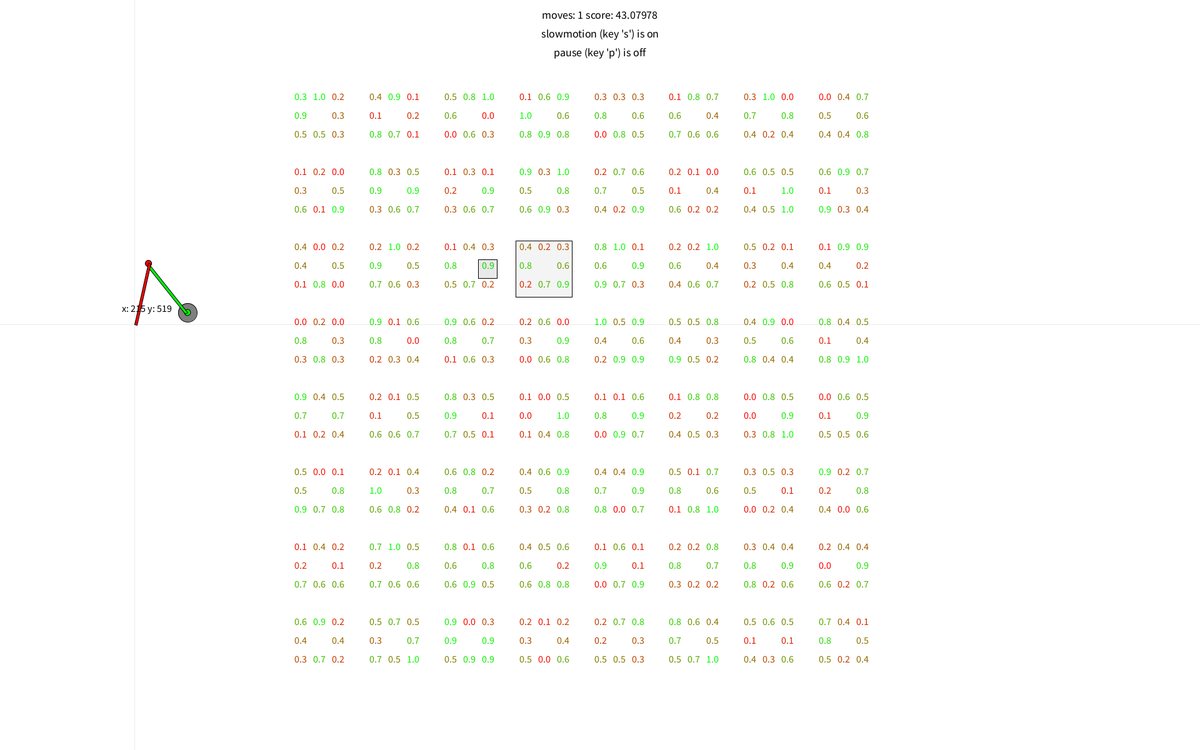
Frame 1 (no input)
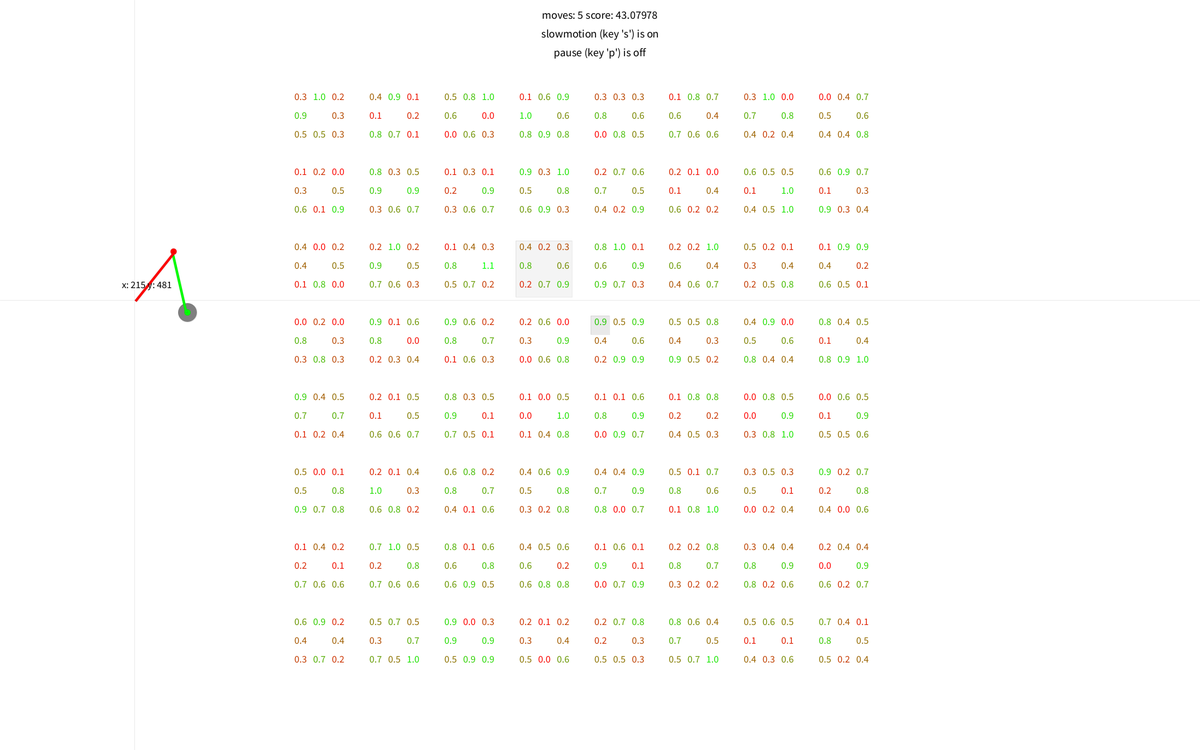
Frame 60 (the mouse pressed at the canvas centre just before this capture)
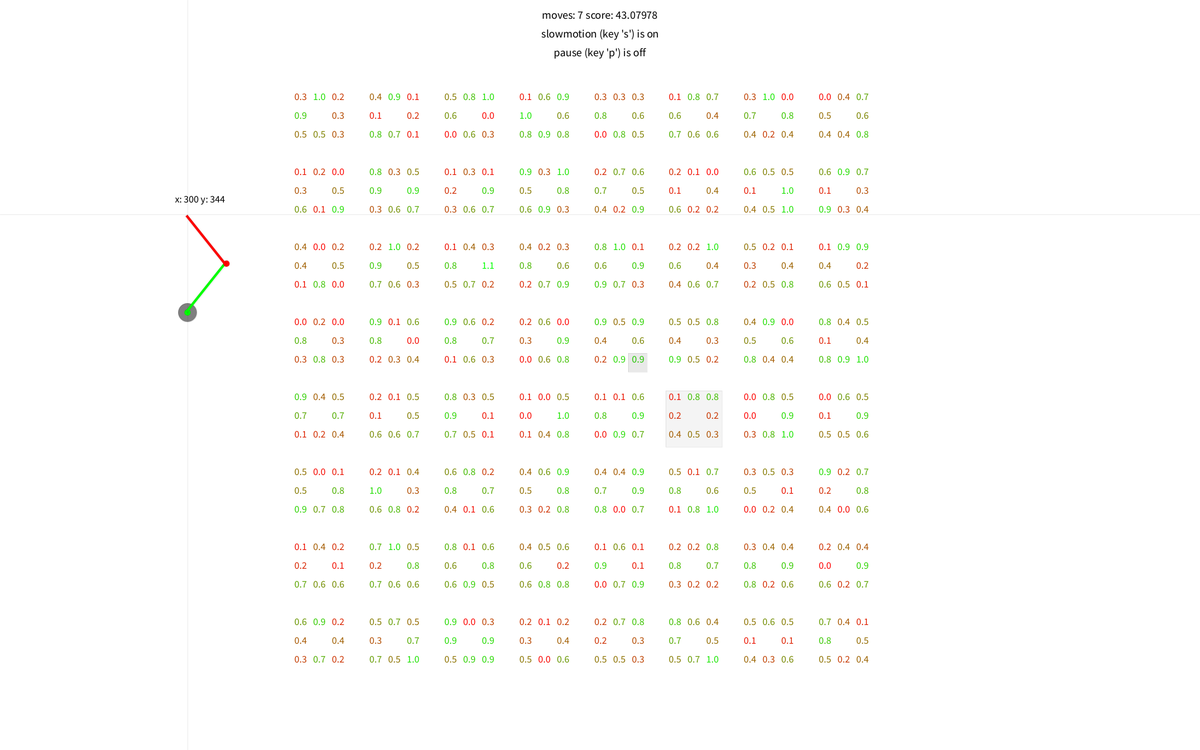
Frame 120 (the mouse held since frame 60 and released just before this capture)

The Processing sketch that drew these frames (run headless with seeded random() and noise(); from frame 60 on, the mouse is pressed at the canvas centre):

// Processing sketch: QLearning_05_ServoSimTest_TwoDimensional8x8
// ── QLearning_05_ServoSimTest_TwoDimensional8x8.pde
// https://www.practicalai.io/teaching-ai-play-simple-game-using-q-learning/

import java.util.Arrays;

QLearningArm q;
ArmSystem a;

boolean pause;
boolean slowmotion;

long t;
int interval;

void setup() {
  size(1920, 1200);

  frameRate(60);
  interval = 500;
  q = new QLearningArm();
  a = new ArmSystem(q);
  q.armsystem = a;
  pause = false;
  slowmotion = true;
  t = millis();
  a.run();

  textAlign(CENTER);
}



void draw() {
  background(255);

  // run the algorithm every interval
  if (millis() - t > interval) {
    a.run();
    t = millis();
  }
  

  // Draw the QTable
  pushMatrix();
  fill(a.scoreColor);
  ellipse(300, 500, 30, 30);
  translate(width/2, 160);
  q.draw_q_table();
  popMatrix();


  // Draw the servos
  pushMatrix();
  translate(300, 500);
  a.drawServos();
  popMatrix();
  stroke(0, 20);
  line(0, a.tip.y, width, a.tip.y);
  line(a.tip.x, 0, a.tip.x, height);
  fill(0);
  text("x: " + nf(a.tip.x, 0, -1) + " y: " + nf(a.tip.y, 0, -1), a.tip.x+20, a.tip.y-20);

  
  // Draw text
  textSize(18);
  fill(0);
  text("moves: " + a.moves + " score: " + a.score, width/2, 30);
  text("slowmotion (key 's') is " + (slowmotion ? "on" : "off"), width/2, 60);
  text("pause (key 'p') is " + (pause ? "on" : "off"), width/2, 90);


}



void keyPressed() {
  if (key == 'p') {
    pause = !pause;
    if (pause) {
      draw();
      noLoop();
    } else {
      loop();
    }
  } else if (key == 's') {
    slowmotion = !slowmotion;
    if (slowmotion) {
      interval = 500;
    } else {
      interval = 15;
    }
  }
}

// ── ArmSystem.pde
class ArmSystem {
  int states; 
  int start_position;
  float score;
  int moves;
  QLearningArm qla;
  PVector tip;
  PVector tip_old;
  PVector lastServo;
  int yPos = 500;

  float interpolation = 1.0;

  color scoreColor;

  ArmSystem (QLearningArm arm) {
    states = (int)sq(8);
    start_position = (int)random(states);
    this.qla = arm;
    qla.current_state[0] = 2;
    qla.current_state[1] = 2;
    score = 0;
    moves = 0;
    tip = new PVector();
    tip_old = new PVector();
    lastServo = new PVector();
    scoreColor = color(127, 127, 127);
  }



  void run() {
    int[] move = qla.get_input();

    moves++;
    qla.current_state[0] += move[0];
    qla.current_state[1] += move[1];
    scoreColor = color(127, 127, 127);
    if (qla.current_state[0] < 0 || qla.current_state[0] > sqrt(states)-1 || qla.current_state[1] < 0 || qla.current_state[1] > sqrt(states)-1) {
      arrayCopy(qla.previous_state, qla.current_state);
      score -= 10;
      scoreColor = color(0, 0, 255);  // wanted to do an impossible step -> scoreColor turns blue
    }

    tip_old.x = tip.x;
    tip_old.y = tip.y;

    interpolation = 1.0;
  }


  void drawServos() {
    float angle = 180/(sqrt(states)-1);
    float servo1 = lerp(qla.current_state[0] * angle, qla.previous_state[0] * angle, interpolation);
    float servo2 = lerp(qla.current_state[1] * angle, qla.previous_state[1] * angle, interpolation);

    interpolation -= 0.25;
    if (interpolation <= 0)
      interpolation = 0;

    rotate(radians(180 + servo1));
    fill(0, 255, 0);

    ellipse(0, 0, 10, 10);
    rect(0, -4, 100, 4);

    translate(100, 0);

    rotate(radians(180 + servo2));
    fill(255, 0, 0);
    ellipse(0, 0, 10, 10);
    rect(0, -4, 100, 4);
    //    fill(0, 0, 255);
    //    ellipse(100, 0, 10, 10);

    tip.x = screenX(100, 0);
    tip.y = screenY(100, 0);


    // here is the hard-coded scoring system. this would be exchanged with a sensor later.
    if (tip.y - yPos > 0.1) {
      if ((tip.x - tip_old.x) < 0)
      {
        // that was bad, scoreColor turns red
        score += (tip.x - tip_old.x) / 5;
        scoreColor = color(255, 0, 0);
      } else if ((tip.x - tip_old.x) > 0)
      {
        // that was good, scoreColor turns green
        score += (tip.x - tip_old.x) / 5;
        scoreColor = color(0, 255, 0);
      } else {
        // that was nothing, scoreColor turns grey
        scoreColor = color(127, 127, 127);
      }
      //println(moves + ": dig it " + nf(tip.y - yPos, 3, 2) + " length: " + (int)((tip.x - tip_old.x)/10)+ " score: " + score + " pos old: " + tip_old + " pos: " + tip);
    }

    tip_old.x = tip.x;
    tip_old.y = tip.y;
  }
}

// ── QLearningArm.pde

class QLearningArm {

  ArmSystem armsystem;

  int[] current_state;
  int[] previous_state;


  int[][] actions;
  float[][][] q_table;
  boolean first_run;
  float learning_rate;  
  float discount;
  float epsilon;        //the treshold deciding if a learned action from the q-table or a random action is used
  float old_score;
  int action_taken_index;
  boolean action_was_random;
  float maxValue = 0;


  QLearningArm() {
    actions = new int[][]{{-1, -1}, {0, -1}, {1, -1}, {-1, 0}, {1, 0}, {-1, 1}, {0, 1}, {1, 1}};
    current_state = new int[2];
    previous_state = new int[2];

    first_run = true;
    learning_rate = 0.2;
    discount = 0.9;
    epsilon = 0.9;
  }



  void initialize_q_table() {
    // Initialize the table with random numbers
    q_table = new float[(int)sqrt(armsystem.states)][(int)sqrt(armsystem.states)][actions.length];

    for (int i = 0; i < q_table.length; i++) {
      for (int j = 0; j < q_table[0].length; j++) {
        for (int k = 0; k < q_table[0][0].length; k++) {
          q_table[i][j][k] = random(1.0);
        }
      }
    }
  }


  void draw_q_table() {
    textSize(16);
    fill(0);
    
    // Draw the table with all the numbers. 
    // The current state is highlighted by a grey box
    for (int i = 0; i < q_table.length; i++) {
      for (int j = 0; j < q_table[0].length; j++) {
        int x = (i - q_table.length/2) * 120;
        int y = j * 120;
        if (current_state[0] == i && current_state[1] == j) {
          fill(0, 11);
          rect(x-15, y-15, 90, 90);
        }
        for (int k = 0; k < q_table[0][0].length; k++) {
          if ( q_table[i][j][k] > maxValue) maxValue = q_table[i][j][k];
          int c = int((q_table[i][j][k]) * 255.0/maxValue);
          fill(255 - c, c, 0);
          pushMatrix();
          if (k < 4) {
            translate(k%3*30, k/3*30);
          } else {
            translate((k+1)%3*30, (k+1)/3*30);
          }
          text(nf(q_table[i][j][k], 1, 1), x, y);
          popMatrix();
        }
      }
    }

    // Draw a tiny box representing the last action taken at the previous state
    int x = (previous_state[0]- q_table.length/2) * 120;
    int y = previous_state[1] * 120;
    pushMatrix();
    if (action_taken_index < 4) {
      translate(action_taken_index%3*30, action_taken_index/3*30);
    } else {
      translate((action_taken_index+1)%3*30, (action_taken_index+1)/3*30);
    }
    if (action_was_random) fill(255, 0, 0, 66); 
    else fill(0, 22);
    rect(x-15, y-15, 30, 30);
    popMatrix();
    
  }


  int[] get_input() {
    if (first_run) {
      initialize_q_table(); 
      first_run = false;
    } else {
      int r = 0;
      if (old_score < armsystem.score)
        r = 1;      // new game score is heigher, reward is 1
      else if (old_score > armsystem.score)
        r = -1;     // new game score is lower, reward is -1

      //      if(r == 1 && epsilon < 1.0) {epsilon += 0.001; println("epsilon: " + epsilon);}
      int[] outcome_state = new int[current_state.length];
      arrayCopy(current_state, outcome_state);
      q_table[previous_state[0]][previous_state[1]][action_taken_index] += learning_rate * (r + discount * max(q_table[outcome_state[0]][outcome_state[1]]) - q_table[previous_state[0]][previous_state[1]][action_taken_index]);
    }

    old_score = armsystem.score;
    arrayCopy(current_state, previous_state);


    if (random(1.0) > epsilon) {       // select random action
      action_taken_index = int(random(actions.length));
      action_was_random = true;
    } else {                          // select action based on q table
      action_taken_index = getIndexOfLargest(q_table[current_state[0]][current_state[1]]);
      action_was_random = false;
    }
    return actions[action_taken_index];
  }



  public int getIndexOfLargest( float[] array )
  {
    if ( array == null || array.length == 0 ) return -1; // null or empty

    int largest = 0;
    for ( int i = 1; i < array.length; i++ )
    {
      if ( array[i] > array[largest] ) largest = i;
    }
    return largest; // position of the first largest found
  }
}
